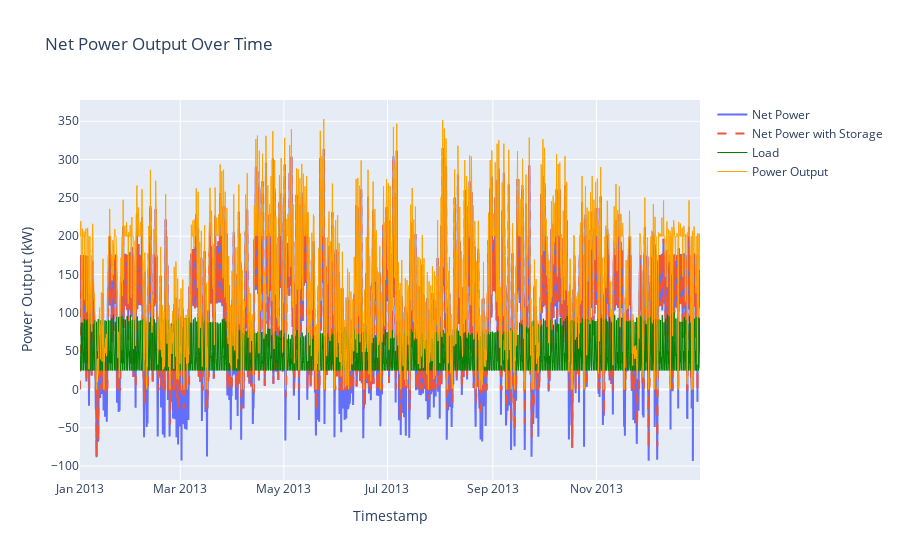

This figure's notebook cell:
### Code cell
sample_net_power = sample_microgrid.get_net_power(
    df_hourlyload_1year=df_load_hourly_2013,
    df_weather_hourly_1year=df_weather_hourly_2013,
    plot=False
)

fig = go.Figure()
fig.add_trace(go.Scatter(x=sample_net_power.index, y=sample_net_power['Net Power (kW)'], name='Net Power'))
fig.add_trace(go.Scatter(x=sample_net_power.index, y=sample_net_power['Net Power Storage (kW)'], name='Net Power with Storage', line=dict(width=2, dash='dash')))
# Add load line
fig.add_trace(go.Scatter(x=sample_net_power.index, y=sample_net_power['Load (kW)'], name='Load', line=dict(color='green', width=1)))
# Add power generation lines
fig.add_trace(go.Scatter(x=sample_net_power.index, y=sample_net_power['Power Output (kW)'], name='Power Output', line=dict(color='orange', width=1)))
fig.update_layout(title='Net Power Output Over Time',
                  xaxis_title='Timestamp',
                  yaxis_title='Power Output (kW)')
fig.show()

### Figure 1 — Plotly figure (JSON) as saved in the notebook; plotly's stock layout.template omitted (floating-point values rounded to 4 significant figures; data arrays with more than 128 entries replaced by an {"elided": "..."} marker saying what was removed)
{"data": [{"name": "Net Power", "type": "scatter", "x": {"elided": "8760 str values"}, "y": {"elided": "8760 float values"}}, {"line": {"dash": "dash", "width": 2}, "name": "Net Power with Storage", "type": "scatter", "x": {"elided": "8760 str values"}, "y": {"elided": "8760 float values"}}, {"line": {"color": "green", "width": 1}, "name": "Load", "type": "scatter", "x": {"elided": "8760 str values"}, "y": {"elided": "8760 float values"}}, {"line": {"color": "orange", "width": 1}, "name": "Power Output", "type": "scatter", "x": {"elided": "8760 str values"}, "y": {"elided": "8760 float values"}}], "layout": {"title": {"text": "Net Power Output Over Time"}, "xaxis": {"title": {"text": "Timestamp"}}, "yaxis": {"title": {"text": "Power Output (kW)"}}}}
